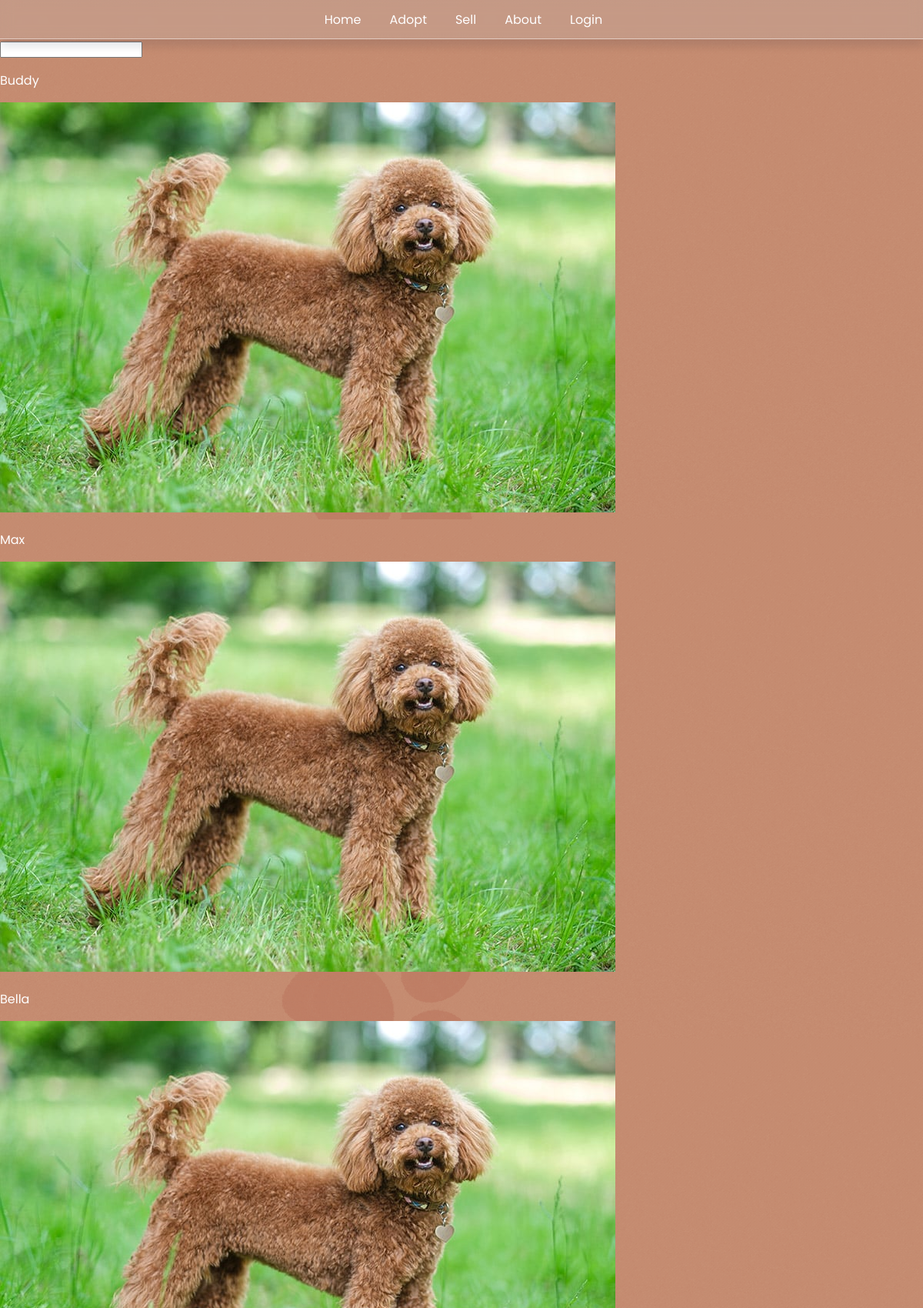
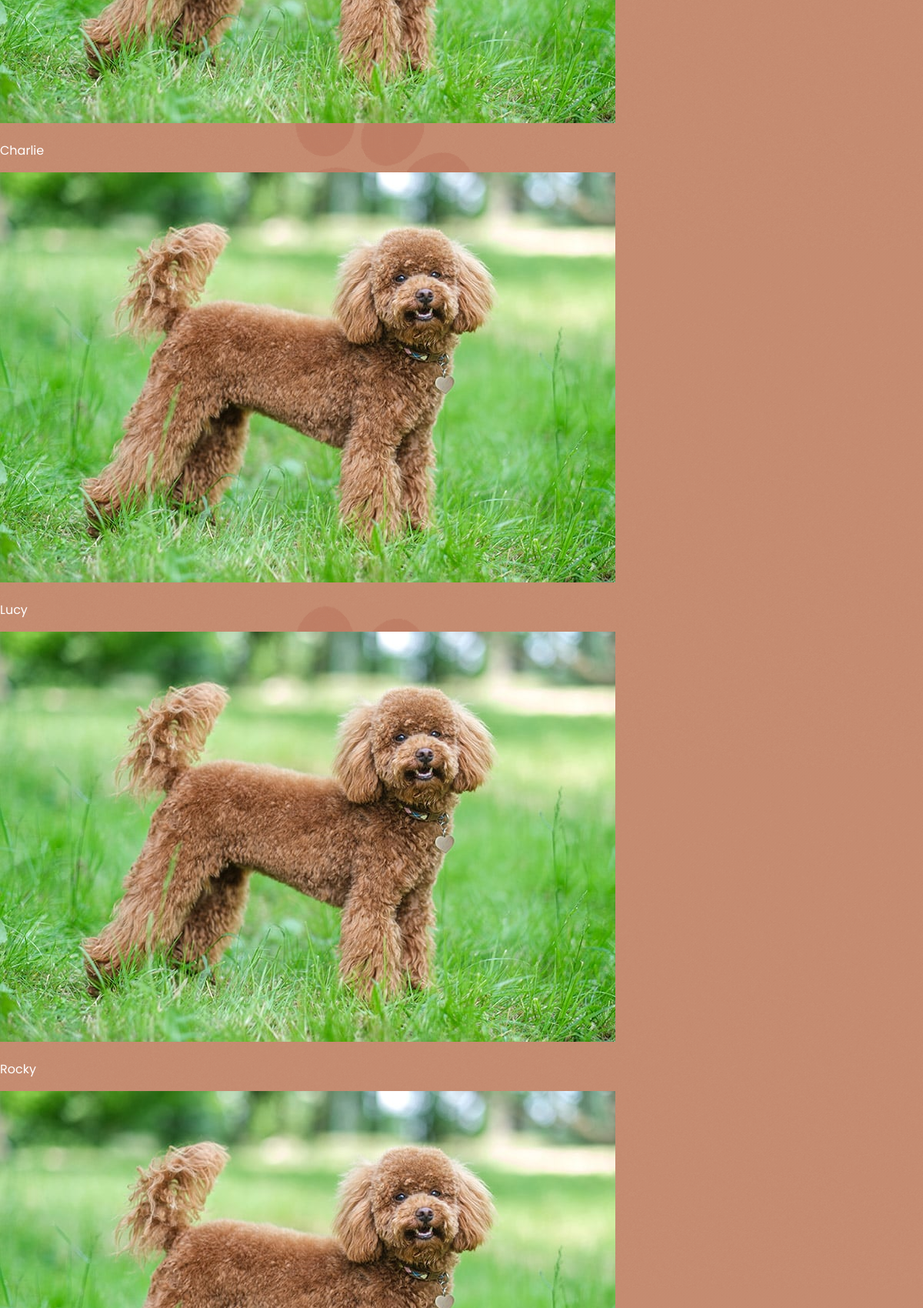
Page /seemore (upper part) on the committed database (2 pictures, top to bottom).
### tables this page shows
CREATE TABLE dog (
    id INTEGER PRIMARY KEY AUTOINCREMENT,
    name TEXT NOT NULL,
    breed TEXT NOT NULL,
    age TEXT NOT NULL,
    height TEXT NOT NULL,
    weight TEXT NOT NULL,
    image TEXT NOT NULL,
    description TEXT NOT NULL
);

### pet.py (the view)
@app.route("/seemore")
def seemore():
    return render_template("seemore.html",context={"dogs":get_dogs(count=10)})

### pet.py (called while the page is built)
def get_dogs(count:int=-1):
    with sql.connect(DATABASE) as con:
        cur = con.cursor()
        _ = cur.execute("SELECT * FROM dog")
        dogs = cur.fetchall()
        dogs_dic = [
            {
                "_id":_id,
                "name": name,
                "breed": breed,
                "age": age,
                "height": height,
                "weight": weight,
                'image': image,
                "desc": description,
            }
            for (
                _id,
                name,
                breed,
                age,
                height,
                weight,
                image,
                description,
            ) in dogs[:count]
        ]
        return dogs_dic

### templates/seemore.html (shortened to what this page needs)
<!DOCTYPE html>
<html lang="en">
{% extends "base.html" %}
    {%block head%}
    <link rel="stylesheet" href="/static/css/navbar.css" type="text/css">
    {%endblock%}
    {%block body%}
    <div class="container">
        <div class="search">
            <input type="text" >
        </div>
        <div class="description">
            {% if context %}
            {% for dog in context.dogs %}
            <div class="n1">
                <p>
                {{dog.name}}
                </p>
                <img src="/{{dog.image}}" alt="">
            </div>
        {%endfor %}
        {%endif%}
        </div>
    </div>
    {%endblock%}

### static/css/navbar.css (style rules this page uses)
body { font-family: Poppins; background-image: url("/static/img/logo.gif"); background-size: 100%; background-color: white; margin: 0px; padding: none; color: white; }

### templates/seemore.html (style rules this page uses)
.description { display: flex; flex-direction: column; }
.container { display: flex; flex-direction: column; }

### rows in the picture
dog: name "Buddy", image (picture)
dog: name "Max", image (picture)
dog: name "Bella", image (picture)
dog: name "Charlie", image (picture)
dog: name "Lucy", image (picture)
dog: name "Rocky", image (picture)
